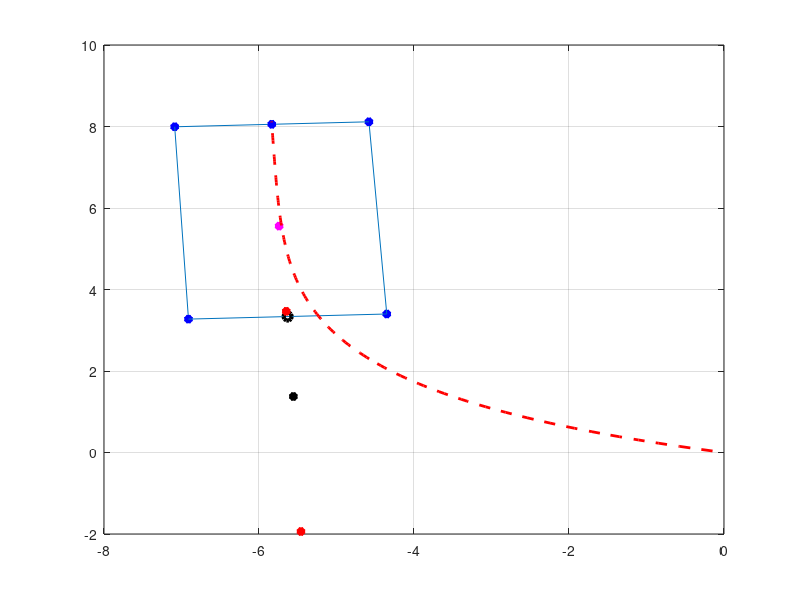

The MATLAB script that drew this image: (Note: this script raises an error after producing the figure.)
clc;
clear;


slot.topleft.x = -4.35126;
slot.topleft.y = 3.39865;
slot.topright.x = -4.5815;
slot.topright.y = 8.11547;

slot.btmleft.x = -6.91003;
slot.btmleft.y = 3.27369;
slot.btmright.x = -7.08769;
slot.btmright.y = 7.9929;

plot(slot.topleft.x, slot.topleft.y, "b*-", "LineWidth",3); hold on;
line([slot.topleft.x,slot.topright.x],[slot.topleft.y, slot.topright.y]);
plot(slot.topright.x, slot.topright.y, "b*-", "LineWidth",3); hold on;
line([slot.topright.x,slot.btmright.x],[slot.topright.y, slot.btmright.y]);
plot(slot.btmright.x, slot.btmright.y, "b*-", "LineWidth",3); hold on;
line([slot.btmright.x,slot.btmleft.x],[slot.btmright.y, slot.btmleft.y]);
plot(slot.btmleft.x, slot.btmleft.y, "b*-", "LineWidth",3); hold on;
line([slot.btmleft.x,slot.topleft.x],[slot.btmleft.y, slot.topleft.y]);

lot_theta = atan2(slot.btmleft.y - slot.btmright.y, slot.btmleft.x - slot.btmright.x);

in_centerx = (slot.topleft.x + slot.btmleft.x) / 2;
in_centery = (slot.topleft.y + slot.btmleft.y) / 2;

plot(in_centerx, in_centery, "ko-", "LineWidth",3); hold on;


offset_length = 0.3 * sqrt(in_centerx^2 + in_centery^2);
% px1 = -5.55678;
% py1 = 1.37413;
% plot(px1, py1, "k*-", "LineWidth",3); hold on;
px1 = in_centerx + offset_length * cos(lot_theta);
py1 = in_centery + offset_length * sin(lot_theta);
plot(px1, py1, "k*-", "LineWidth",3); hold on;     % 入库点

lambda = 0;
bx = (slot.topright.x + slot.btmright.x) / 2;
by = (slot.topright.y + slot.btmright.y) / 2;     % 库位底端 
pxf = bx / (1 + lambda);
pyf = by / (1 + lambda);           

plot(pxf, pyf, "b*-", "LineWidth",3); hold on;

p_step = 2.5;
px3 = pxf + p_step * cos(lot_theta);
py3 = pyf + p_step * sin(lot_theta);              %约为库位中心点

plot(px3, py3, "m*-", "LineWidth",3); hold on;

px2 = (px1 + px3) / 2;
py2 = (py1 + py3) / 2;

plot(px2, py2, "r*-", "LineWidth",3); hold on;

LENGTHOFPATH = 150;

for i = 1 : 1 : LENGTHOFPATH
    t(i) = i / (LENGTHOFPATH - 1);
end

for i = 1 : 1 : LENGTHOFPATH
    path.x(i) = 4 * px1 * power(1 - t(i), 3) * t(i) + 6 * px2 * power(1 - t(i), 2) * t(i) * t(i) + 4 * px3 * (1 - t(i)) * t(i) * t(i) * t(i) + pxf * power(t(i), 4);
    path.y(i) = 4 * py1 * power(1 - t(i), 3) * t(i) + 6 * py2 * power(1 - t(i), 2) * t(i) * t(i) + 4 * py3 * (1 - t(i)) * t(i) * t(i) * t(i) + pyf * power(t(i), 4);
end

plot(path.x, path.y, "r--", "LineWidth",2); hold on; grid on;

po_step = 10;
pxo = pxf + po_step * cos(lot_theta);
pyo = pyf + po_step * sin(lot_theta);

tmp_a.x                = pxo;
tmp_a.y                = pyo;
tmp_b.x                = pxf;
tmp_b.y                = pyf;

plot(pxo, pyo, "r*-", "LineWidth",3); hold on;

distance2line = 65535;
for i = 1 : 1 : LENGTHOFPATH / 2
    tmp_o.x             = path.x(i);
    tmp_o.y             = path.y(i);
    tmp_value(i) = DistanceFromPointToLine(tmp_a.x, tmp_b.x, tmp_o.x,  tmp_a.y, tmp_b.y, tmp_o.y);
    if distance2line > tmp_value(i)  
       distance2line = tmp_value(i);
       tmp_index     = i;
    end
end

extend_length = 1;
pxf                     = pxf - extend_length * cos(lot_theta);
pyf                     = pyf - extend_length * sin(lot_theta);
plot(pxf, pyf, "b*-", "LineWidth",3); hold on;

if (distance2line < 0.1 && tmp_index > 0)
    po_step = Distance(path.x(tmp_index), path.y(tmp_index), pxf, pyf);
    for i = tmp_index :1 : LENGTHOFPATH   
        path.x(i) = pxf + (LENGTHOFPATH - i - 1) / (LENGTHOFPATH - tmp_index) * po_step * cos(lot_theta);
        path.y(i) = pyf + (LENGTHOFPATH - i - 1) / (LENGTHOFPATH - tmp_index) * po_step * sin(lot_theta);    
    end
end

plot(path.x, path.y, "r--", "LineWidth",2); hold on; grid on;

p_s.x = slot.btmleft.x;
p_s.y = slot.btmleft.y;
p_e.x = slot.topleft.x;
p_e.y = slot.topleft.y;
p_u.x = 0;
p_u.y = 0;


p_a.x = (p_s.x + p_e.x) / 2;
p_a.y = (p_s.y + p_e.y) / 2;
p_b.x = lot.single_obj.lot_x;
p_b.y = lot.single_obj.lot_y;

dist = Distance(p_a, p_b);
ext_index = (LENGTHOFPATH / (1 + dist));

for i = 1 : 1 : LENGTHOFPATH - ext_index
    path.x(i) = (p_b.x + (LENGTHOFPATH - ext_index - i) / (LENGTHOFPATH - ext_index) * dist * cos(lot_theta));
    path.y(i) = SetY(p_b.y + (LENGTHOFPATH - ext_index - i) /  (LENGTHOFPATH - ext_index) * dist * sin(lot_theta));
end

for i = 1 : 1 : LENGTHOFPATH - ext_index
    path.x(i) = (p_b.x - (i - LENGTHOFPATH + ext_index) / ext_index * cos(lot_theta));
    path.y(i) = (p_b.y - (i - LENGTHOFPATH + ext_index) / ext_index * sin(lot_theta));
end

% x1 = point_a.x;
% x2 = point_b.x;
% x3 = point_origin.x;
% y1 = point_a.y;
% y2 = point_b.y;
% y3 = point_origin.y;

function [distance] = DistanceFromPointToLine(x1, x2, x3 , y1, y2, y3)
    temp_distance = power(y2 - y1, 2) + power(x2 - x1, 2);
    project_x = ((y2 - y1) * (x1 * y2 - x2 * y1) + power(x2 - x1, 2) * x3 + (x2 - x1) * (y2 - y1) * y3) / temp_distance;
    project_y = ((x2 - x1) * (x2 * y1 - x1 * y2) + power(y2 - y1, 2) * y3 + (x2 - x1) * (y2 - y1) * x3) / temp_distance;
    distance = sqrt(power(project_x - x3, 2) + power(project_y - y3, 2));
end

function [distance] = Distance(x1, y1, x2, y2)
    distance = sqrt((x1 - x2) * (x1 - x2) + (y1 - y2) * (y1 - y2));
end

%https://blog.csdn.net/LuckilyHaveYou/article/details/105974743 使用内积公式计算夹角 外积公式判断方向
function [value] = CrossProd(x1,y1, x2,y2, x3,y3)
    deltax1 = x2 - x1;
    deltay1 = y2 - y1;

    deltax2 = x3 - x1;
    deltay2 = y3 - y1;

    value = deltax1 * deltay2 - deltax2 * deltay1;
end
